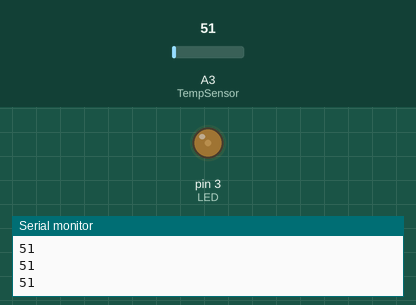
This sketch was run on a simulated Arduino Uno, built with avr-gcc and run on an emulated ATmega328P. On the bench: output pins drawn as LEDs (lit = HIGH), the last lines printed to the serial monitor. The inputs (shaded band) are chosen by the test bench; at power-on: A3 (TempSensor) = 51.

Above: at 1.3 s.
1.4 s: A3 (TempSensor) set to 71
At 2.7 s:
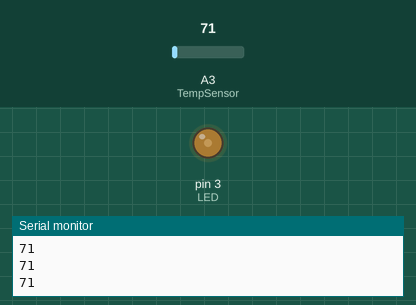
3.0 s: A3 (TempSensor) set to 163
At 4.1 s:
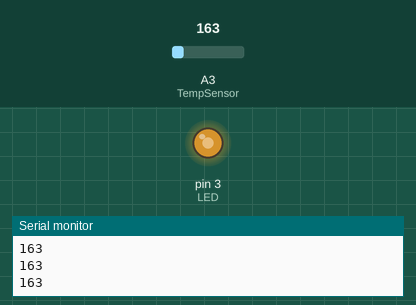
Timing chart, 0 to 6.0 s (numbered marks = the images above; inputs shaded):
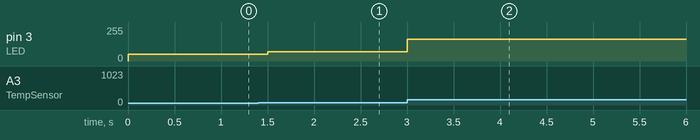

Measured:
- after the input at 1.4 s, pin 3 (LED): 51/255 → 71/255 after 0.10 s
- after the input at 3.0 s, pin 3 (LED): 71/255 → 163/255 at once

The sketch:

Receive.ino
```cpp
int LED = 3;
int TempSensor = A3;
int Receive;
void setup() {
  pinMode(LED,OUTPUT);
  Serial.begin(9600);

}

void loop() {
  Receive = analogRead(TempSensor);
  Serial.println(Receive);
  analogWrite(LED,Receive);
  delay(500);
}
```
